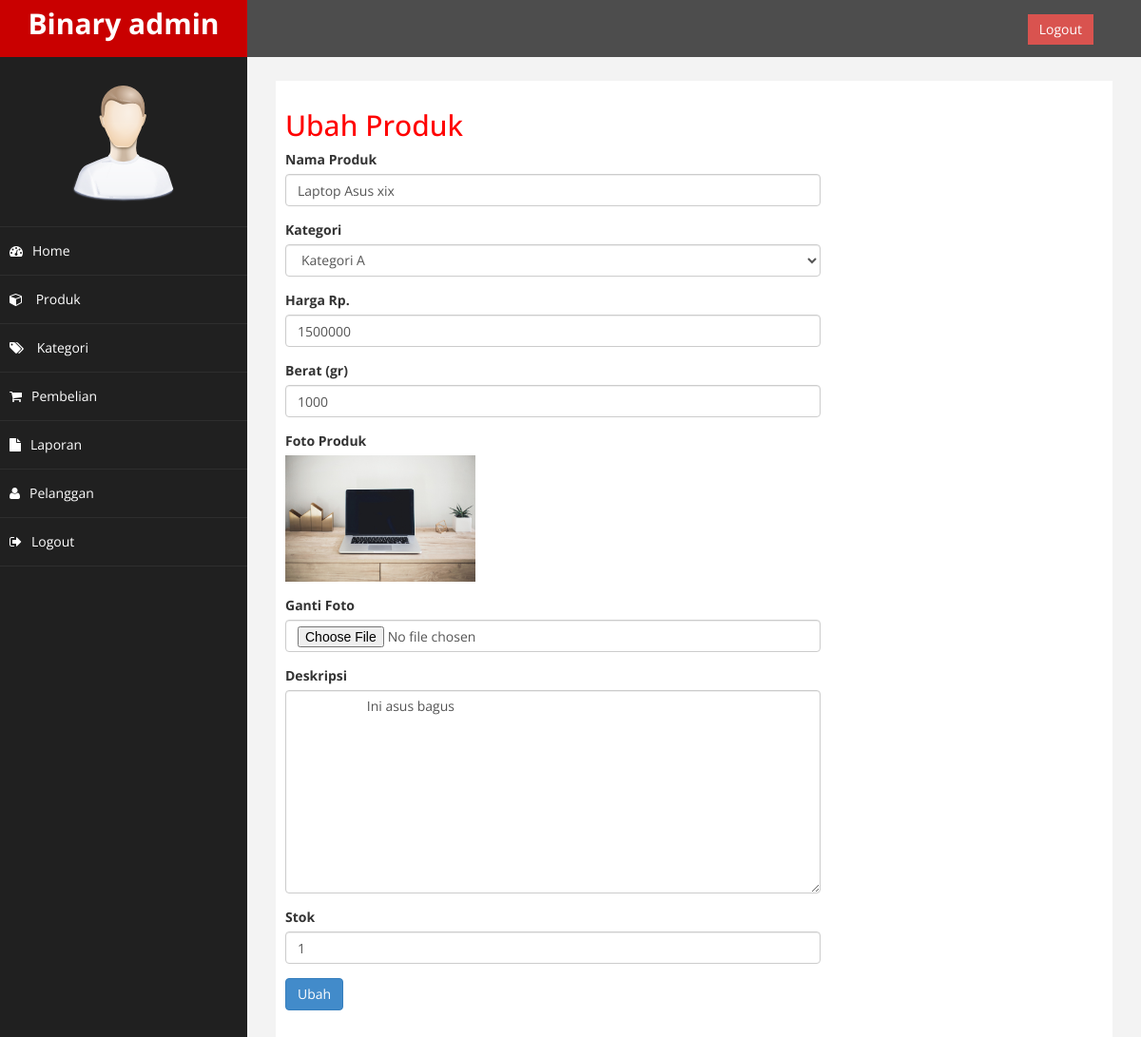
The app's page /admin/index.php?halaman=ubahproduk&id=1 (signed in), older data.
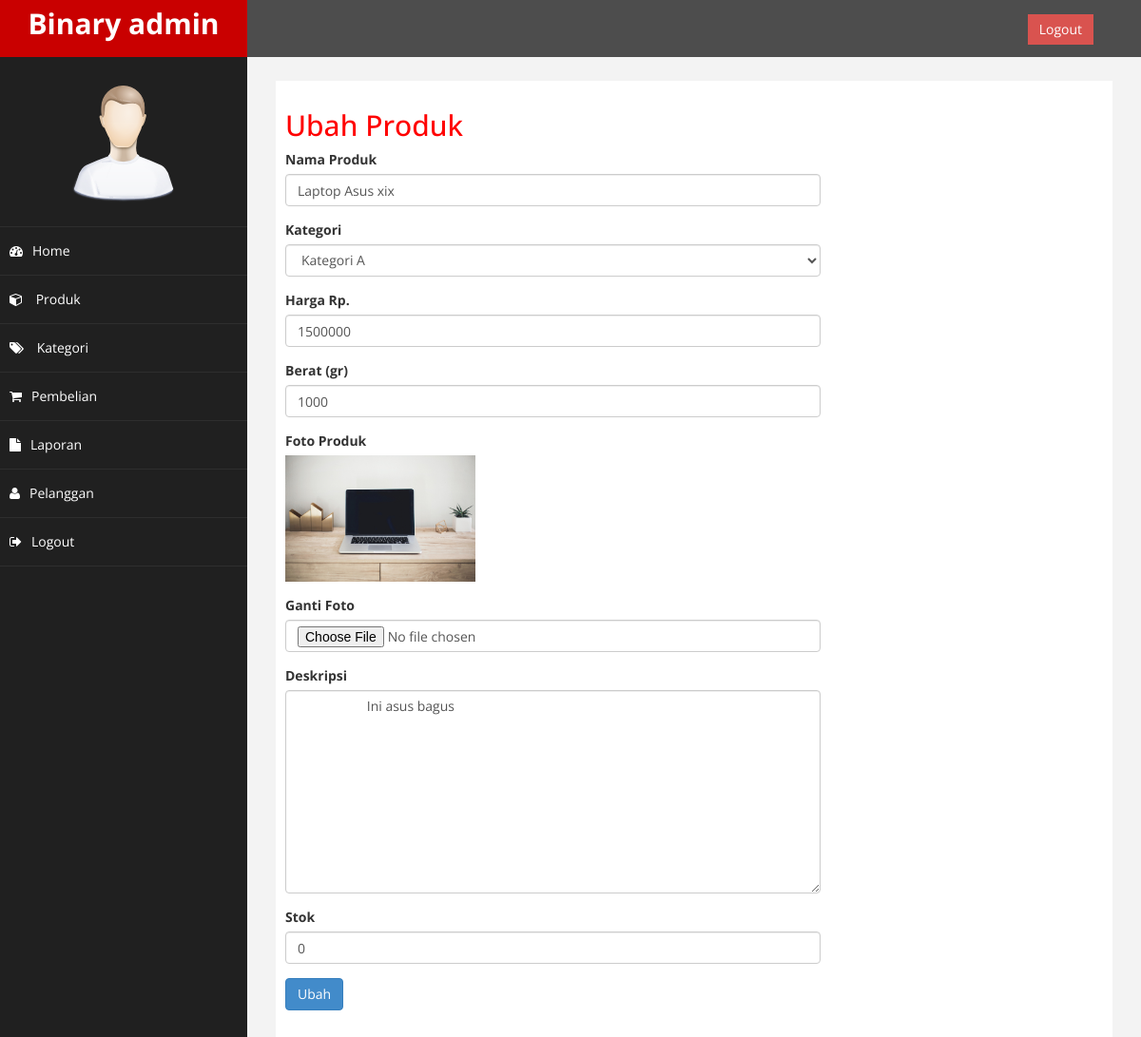
The same page, newer data.
### tables this page shows
CREATE TABLE `produk` (
  `id_produk` int(11) NOT NULL,
  `id_kategori` int(5) NOT NULL,
  `nama_produk` varchar(100) NOT NULL,
  `harga_produk` int(11) NOT NULL,
  `berat_produk` int(11) NOT NULL,
  `foto_produk` varchar(100) NOT NULL,
  `deskripsi_produk` text NOT NULL,
  `stok_produk` int(5) NOT NULL
);

CREATE TABLE `kategori` (
  `id_kategori` int(5) NOT NULL,
  `nama_kategori` varchar(100) NOT NULL
);

### admin/ubahproduk.php (the view, shortened to what this page needs)
<?php
$ambil = $koneksi->query("SELECT * FROM produk WHERE id_produk = '$_GET[id]'");
$pecah = $ambil->fetch_assoc();
$datakategori = [];
$ambil = $koneksi->query("SELECT * FROM kategori");
while($tiap = $ambil->fetch_assoc()){
	$datakategori[] = $tiap;
}
?>
<h2>Ubah Produk</h2>
<div class="row">
	<div class="col-md-8">
    <form action="" method="post" enctype="multipart/form-data">
      <div class="form-group">
        <label for="">Nama Produk</label>
        <input type="text" name="nama" class="form-control" value="<?= $pecah['nama_produk']; ?>">
      </div>
      <div class="form-group">
        <label>Kategori</label>
        <select name="id_kategori" id="" class="form-control">
          <?php foreach($datakategori as $key => $value): ?>
          <option value="<?= $value['id_kategori'] ?>" <?php if($pecah['id_kategori']==$value['id_kategori']){echo "selected";} ?>>
            <?= $value['nama_kategori']; ?>
          </option>
          <?php endforeach; ?>
        </select>
      </div>
      <div class="form-group">
        <label for="">Harga Rp.</label>
        <input type="number" name="harga" class="form-control" value="<?= $pecah['harga_produk']; ?>">
      </div>
      <div class="form-group">
        <label for="">Berat (gr)</label>
        <input type="number" name="berat" class="form-control" value="<?= $pecah['berat_produk']; ?>">
      </div>
      <div class="form-group">
        <label for="">Foto Produk</label><br>
        <img src="../foto_produk/<?= $pecah['foto_produk']?>" width="200">
      </div>
      <div class="form-group">
        <label for="">Ganti Foto</label>
        <input type="file" name="foto" class="form-control">
      </div>
      <div class="form-group">
        <label for="">Deskripsi</label>
        <textarea name="deskripsi" class="form-control" rows="10">
          <?= $pecah['deskripsi_produk']; ?>
        </textarea>
      </div>
      <div class="form-group">
        <label for="">Stok</label>
        <input type="number" name="stok" class="form-control" value="<?= $pecah['stok_produk']; ?>">
      </div>
      <button name="ubah" class="btn btn-primary">Ubah</button>
    </form>
  </div>
</div>

Row changes from the older to the newer data that the page shows:
changed produk "Laptop Asus xix": stok "1" → "0"
